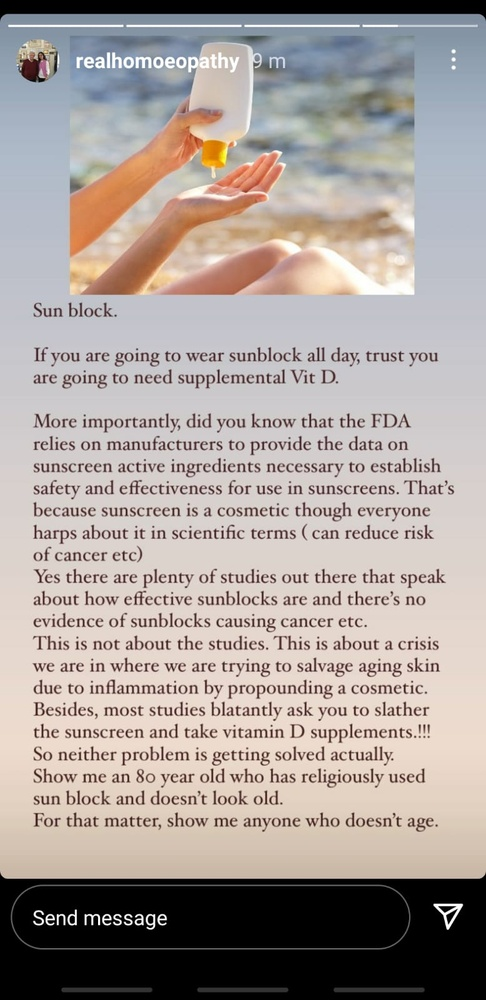
#> input picture table-extraction/extract-invoice-data-master/hi.jpeg, 486 x 1000 px, shrunk from 778 x 1600 before the run
$ python -i preprocess.py   (imports and definitions only)
#> lines starting #> are read from the running program, lines starting #| are printed output that depends on the picture
#> further down, picture is the input picture: shape (1000, 486, 3); mean B, G, R 155.8, 160, 169.2
'''
This contains methods to preprocess the images
Dilated image = no noise + thick font
eroded image = no noise +thin font
'''

import cv2
import numpy as np
from matplotlib import pyplot as plt


# Converting to inverted image
# [49 lines left out: functions inverted, grayscale, canny, blackandwhite, noise_removal, not called in this run]


# Converting to thin font

def thin_font(image):
    import numpy as np
    image = cv2.bitwise_not(image)
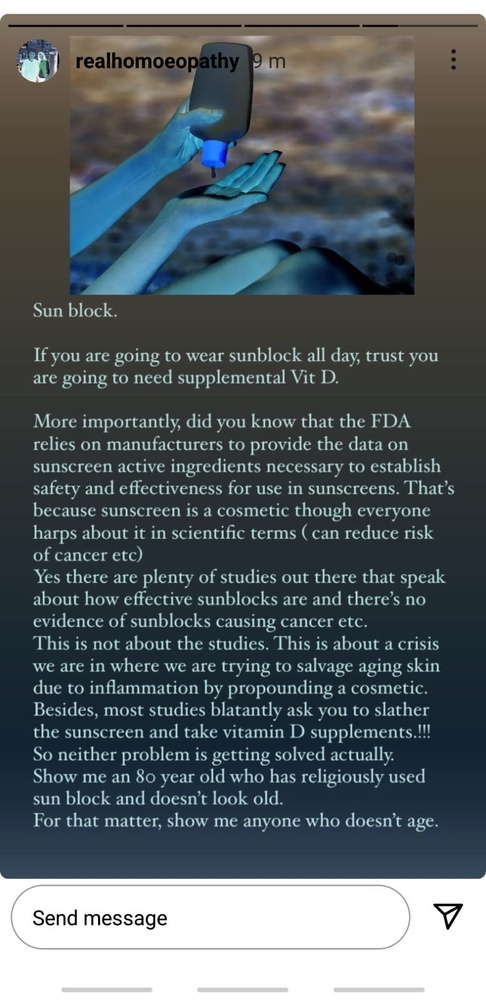
#> image: shape (1000, 486, 3); mean of channels 0, 1, 2 99.2, 95, 85.8; drawn as B, G, R
    kernal = np.ones((2,2), np.uint8)
    image = cv2.erode(image, kernal, iterations=1)
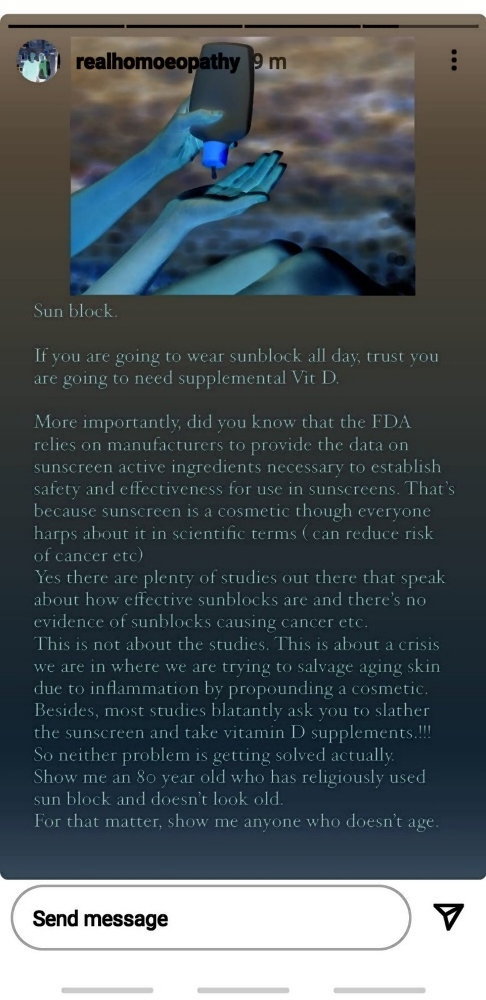
#> image: shape (1000, 486, 3); mean of channels 0, 1, 2 91.3, 87.2, 78; drawn as B, G, R
    image = cv2.bitwise_not(image)
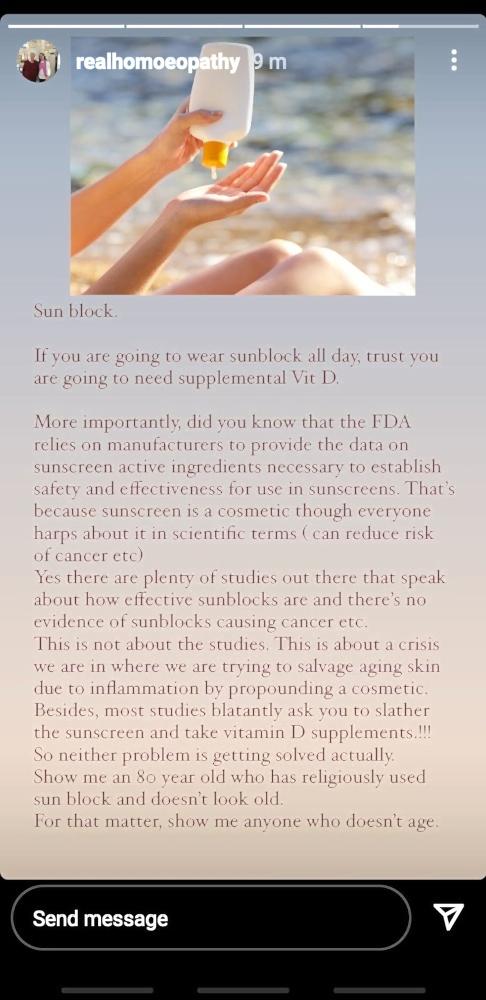
#> image: shape (1000, 486, 3); mean of channels 0, 1, 2 163.7, 167.8, 177; drawn as B, G, R

    #cv2.imshow(image)
    cv2.imwrite('thin_font.png',image)

    return (image)

# Converting to thick font
# [12 lines left out: function thick_font, not called in this run]

>>> import cv2
>>> picture = cv2.imread('hi.jpeg')
>>> result = thin_font(picture)
